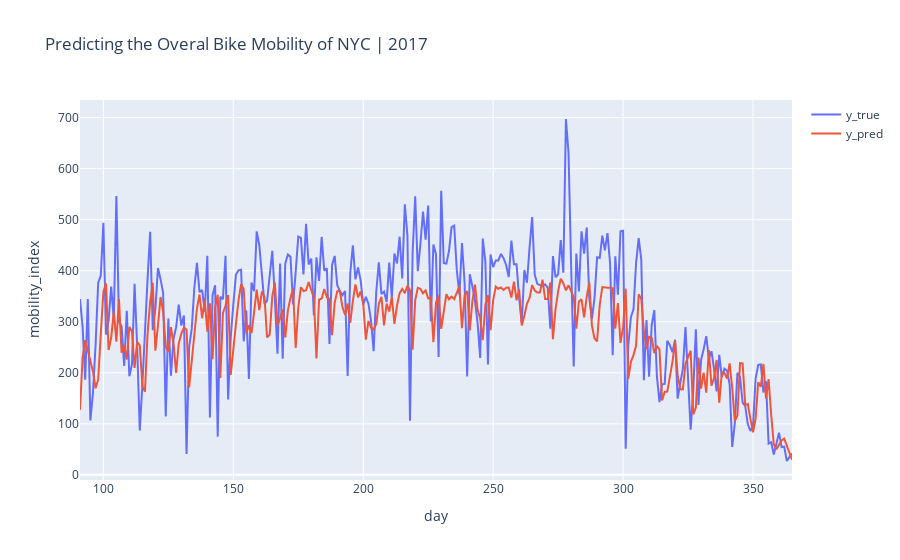

The code cell stored with this chart in its notebook:
### Code cell
mask = (df['year'] == 2017)
y_pred = rfr.predict(df.loc[mask, X])
y_true = df.loc[mask, y]

fig = go.Figure()
for y_val, name in zip([y_true, y_pred], ['y_true', 'y_pred']):
    fig.add_trace(
        go.Scatter(
            x=df.loc[mask, 'day_of_year'],
            y=y_val,
            name=name
        )
    )
   
fig.update_layout(
    title='Predicting the Overal Bike Mobility of NYC | 2017',
    yaxis=dict(title='mobility_index'),
    xaxis=dict(title='day')
)
fig.show()

### Figure 1 — Plotly figure (JSON) as saved in the notebook; plotly's stock layout.template omitted (floating-point values rounded to 4 significant figures; data arrays with more than 128 entries replaced by an {"elided": "..."} marker saying what was removed)
{"data": [{"name": "y_true", "type": "scatter", "x": {"elided": "274 int values"}, "y": {"elided": "274 float values"}}, {"name": "y_pred", "type": "scatter", "x": {"elided": "274 int values"}, "y": {"elided": "274 float values"}}], "layout": {"autosize": true, "title": {"text": "Predicting the Overal Bike Mobility of NYC | 2017"}, "xaxis": {"autorange": true, "range": [91, 365], "title": {"text": "day"}, "type": "linear"}, "yaxis": {"autorange": true, "range": [-10.06, 734.6], "title": {"text": "mobility_index"}, "type": "linear"}}}
